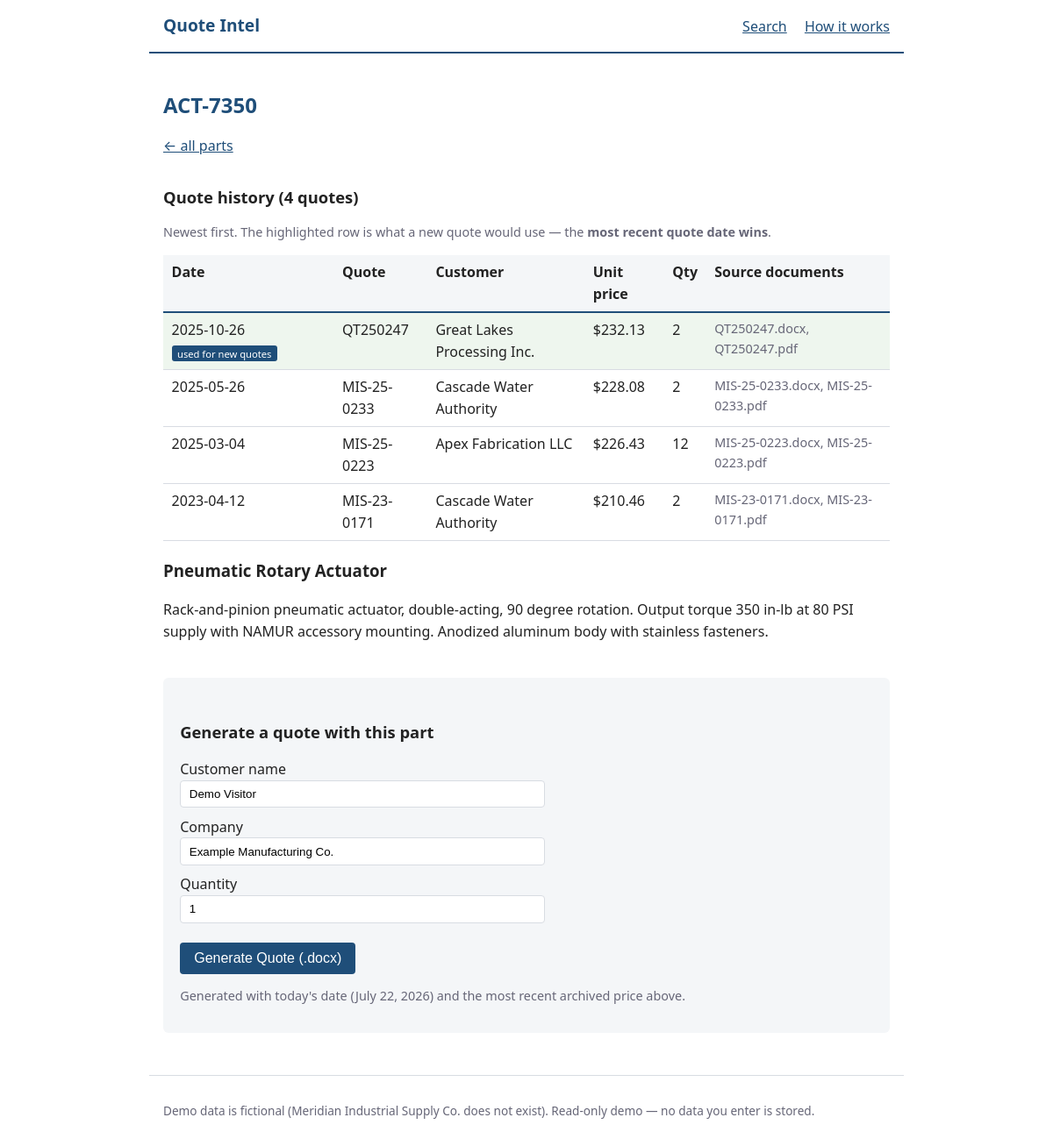
The app's page /part/ACT-7350 with its own data.
### tables this page shows
CREATE TABLE line_items (
    id           INTEGER PRIMARY KEY,
    quote_id     INTEGER NOT NULL REFERENCES quotes(id) ON DELETE CASCADE,
    part_number  TEXT,
    product_name TEXT,
    description  TEXT,
    unit_price   REAL,
    quantity     INTEGER
);

CREATE TABLE quotes (
    id            INTEGER PRIMARY KEY,
    file          TEXT NOT NULL UNIQUE,
    quote_number  TEXT,
    quote_date    TEXT,            -- ISO YYYY-MM-DD
    customer      TEXT,
    indexed_at    TEXT NOT NULL DEFAULT (datetime('now')),
    input_tokens  INTEGER DEFAULT 0,
    output_tokens INTEGER DEFAULT 0
);

### app.py (the view, shortened to what this page needs)
@app.route("/part/<part>")
def part_page(part):
    history = part_history(part)
    return render_template("part.html", part=part.upper(), history=history,
                           today=date.today())

### app.py (called while the page is built)
def ro_connect():
    return sqlite3.connect(f"file:{DB_PATH.as_posix()}?mode=ro", uri=True)

### templates/part.html (shortened to what this page needs)
{% extends "base.html" %}
{% block content %}
<h1>{{ part }}</h1>
<p><a href="{{ url_for('home') }}">&larr; all parts</a></p>
<h2>Quote history ({{ history|length }} quote{{ "s" if history|length != 1 }})</h2>
<p class="muted">Newest first. The highlighted row is what a new quote would
use — the <strong>most recent quote date wins</strong>.</p>
<table class="history-table">
  <thead>
    <tr><th>Date</th><th>Quote</th><th>Customer</th><th>Unit price</th>
        <th>Qty</th><th>Source documents</th></tr>
  </thead>
  <tbody>
    {% for h in history %}
    <tr class="{{ 'winner' if loop.first }}">
      <td>{{ h.quote_date or "—" }}{% if loop.first %} <span class="badge">used for new quotes</span>{% endif %}</td>
      <td>{{ h.quote_number }}</td>
      <td>{{ h.customer or "—" }}</td>
      <td>{% if h.unit_price is not none %}${{ "{:,.2f}".format(h.unit_price) }}{% else %}—{% endif %}</td>
      <td>{{ h.quantity if h.quantity is not none else "—" }}</td>
      <td class="muted">{{ h.files|join(", ") }}</td>
    </tr>
    {% endfor %}
  </tbody>
</table>
{% set latest = history[0] %}
{% if latest.description %}
<h3>{{ latest.product_name or part }}</h3>
<p class="desc">{{ latest.description }}</p>
{% endif %}
<section class="generate-box">
  <h2>Generate a quote with this part</h2>
  <form action="{{ url_for('generate') }}" method="post">
    <label>Customer name
      <input type="text" name="customer" value="Demo Visitor" maxlength="80">
    </label>
    <label>Company
      <input type="text" name="company" value="Example Manufacturing Co." maxlength="80">
    </label>
    <label>Quantity
      <input type="number" name="qty" value="1" min="1" max="999">
    </label>
    <button type="submit">Generate Quote (.docx)</button>
  </form>
  <p class="muted">Generated with today's date ({{ today.strftime("%B %d, %Y") }})
     and the most recent archived price above.</p>
</section>
{% endblock %}

### templates/base.html (shortened to what this page needs)
<!doctype html>
<html lang="en">
<head>
  <link rel="stylesheet" href="{{ url_for('static', filename='style.css') }}">
</head>
<body>
<header class="site-header">
  <a class="brand" href="{{ url_for('home') }}">Quote&nbsp;Intel</a>
  <nav>
    <a href="{{ url_for('home') }}">Search</a>
    <a href="{{ url_for('how_it_works') }}">How it works</a>
  </nav>
</header>
<main>
{% block content %}{% endblock %}
</main>
<footer class="site-footer">
  <p>Demo data is fictional (Meridian Industrial Supply Co. does not exist).
     Read-only demo &mdash; no data you enter is stored.</p>
</footer>
</body>
</html>

### static/style.css (style rules this page uses)
:root { --accent: #1f4e79; --ink: #222; --muted: #667; --line: #d8dce2; --bg-soft: #f4f6f8; --warn-bg: #fff4e5; }
* { box-sizing: border-box; }
body { margin: 0; font-family: system-ui, -apple-system, "Segoe UI", sans-serif; color: var(--ink); line-height: 1.55; }
main { max-width: 860px; margin: 0 auto; padding: 1.5rem 1rem 3rem; }
.site-header { display: flex; justify-content: space-between; align-items: baseline; padding: 0.9rem 1rem; border-bottom: 2px solid var(--accent); max-width: 860px; margin: 0 auto; }
.brand { font-weight: 700; font-size: 1.2rem; color: var(--accent); text-decoration: none; }
.site-header nav a { margin-left: 1rem; color: var(--accent); }
.site-footer { max-width: 860px; margin: 0 auto; padding: 1rem; border-top: 1px solid var(--line); color: var(--muted); font-size: 0.85rem; }
h1 { font-size: 1.5rem; color: var(--accent); }
h2 { font-size: 1.15rem; margin-top: 2rem; }
a { color: var(--accent); }
.muted { color: var(--muted); font-size: 0.9rem; }
button, .button { background: var(--accent); color: #fff; border: none; border-radius: 4px; padding: 0.55rem 1rem; font-size: 1rem; cursor: pointer; text-decoration: none; display: inline-block; }
table { border-collapse: collapse; width: 100%; margin: 0.75rem 0; }
th, td { text-align: left; padding: 0.45rem 0.6rem; border-bottom: 1px solid var(--line); vertical-align: top; }
thead th { background: var(--bg-soft); border-bottom: 2px solid var(--accent); }
.history-table .winner { background: #eef6ee; }
.badge { background: var(--accent); color: #fff; font-size: 0.7rem; padding: 0.1rem 0.4rem; border-radius: 3px; white-space: nowrap; }
.generate-box { margin-top: 2.5rem; padding: 1rem 1.2rem; background: var(--bg-soft); border-radius: 6px; }
.generate-box label { display: block; margin: 0.6rem 0; max-width: 26rem; }
.generate-box input { display: block; width: 100%; padding: 0.45rem 0.6rem; border: 1px solid var(--line); border-radius: 4px; }
.generate-box button { margin-top: 0.8rem; }

### records on screen
line_items: quote_date "2025-10-26", shows "used for new quotes", quote_number "QT250247", customer "Great Lakes Processing Inc.", unit_price "232.13", quantity "2", files "QT250247.docx, QT250247.pdf", product_name "Pneumatic Rotary Actuator", description "Rack-and-pinion pneumatic actuator, double-acting, 90 degree rotation. Output torque 350 in-lb at 80 PSI supply with NAMUR accessory mounting. Anodized aluminum body with stainless fasteners."
line_items: quote_date "2025-05-26", quote_number "MIS-25-0233", customer "Cascade Water Authority", unit_price "228.08", quantity "2", files "MIS-25-0233.docx, MIS-25-0233.pdf"
line_items: quote_date "2025-03-04", quote_number "MIS-25-0223", customer "Apex Fabrication LLC", unit_price "226.43", quantity "12", files "MIS-25-0223.docx, MIS-25-0223.pdf"
line_items: quote_date "2023-04-12", quote_number "MIS-23-0171", customer "Cascade Water Authority", unit_price "210.46", quantity "2", files "MIS-23-0171.docx, MIS-23-0171.pdf"

### other values on screen
{{ part }} "ACT-7350"
{{ history|length }} "4"
{{ "s" if history|length != 1 }} "s"
